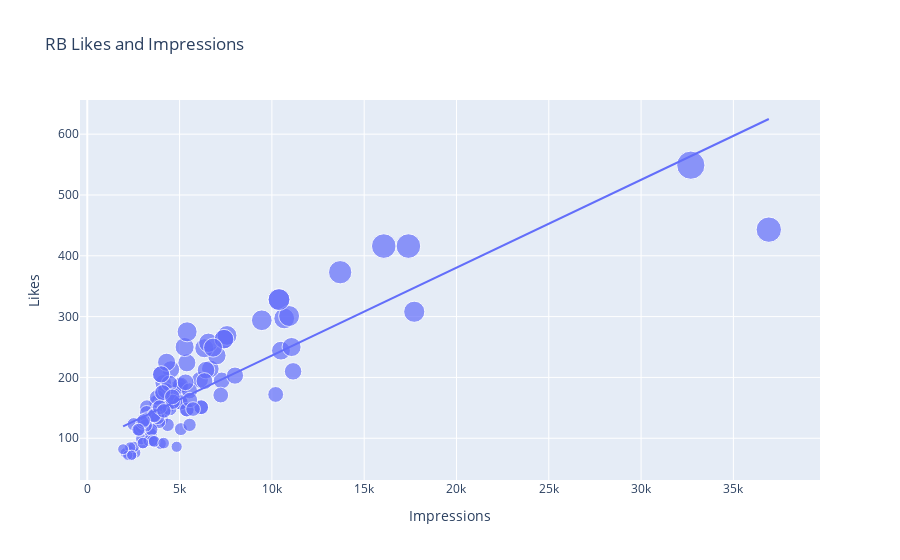

The code cell stored with this chart in its notebook:
### Code cell
#look at the relationship between the number of likes and the number of impressions on Instagram posts-


figure = px.scatter(data_frame = data, x="Impressions",
                    y="Likes", size="Likes", trendline="ols", 
                    title = "RB Likes and Impressions")
figure.show()
